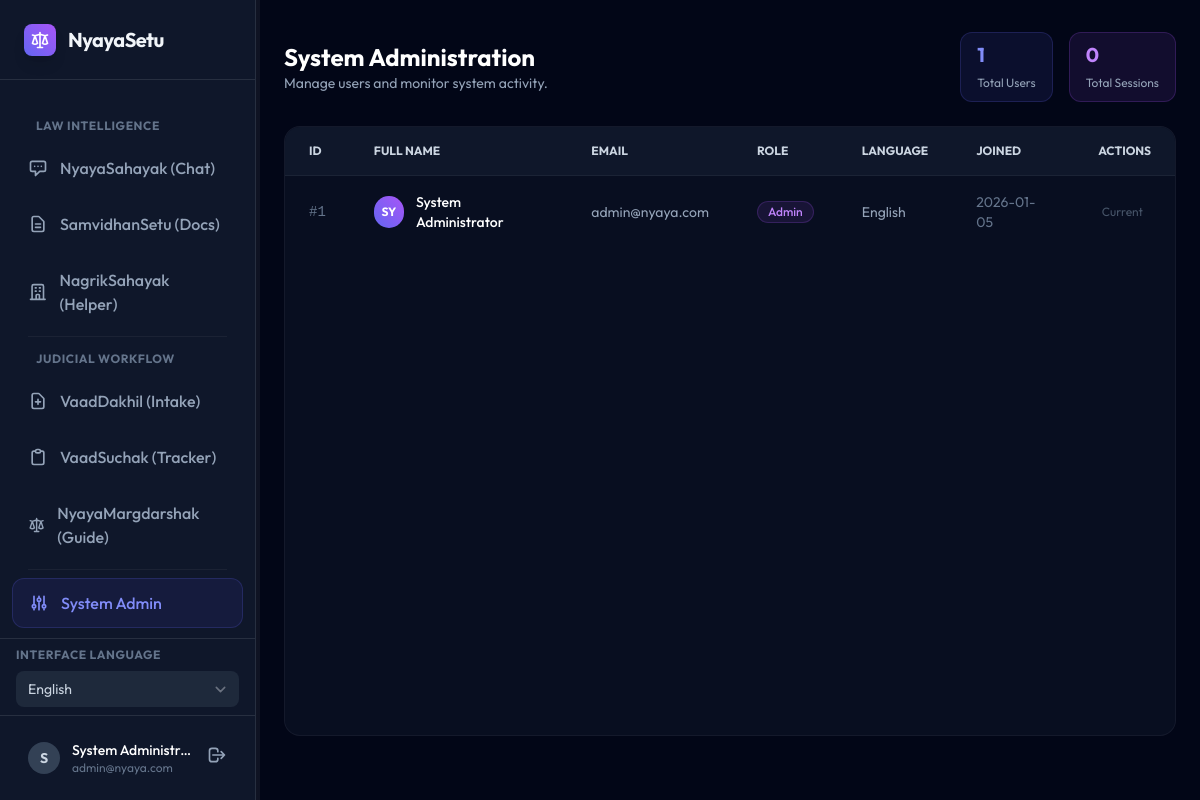
The app's page /admin-dashboard (signed in), older data.
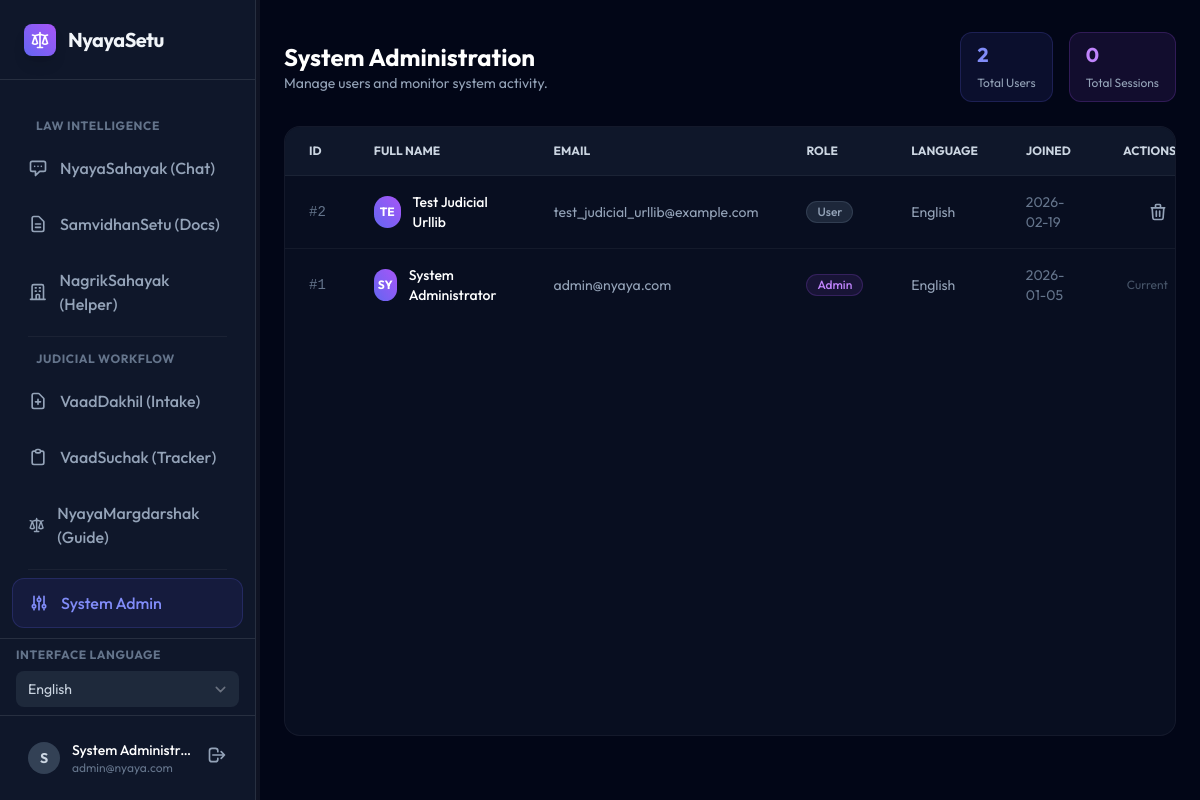
The same page, newer data.
### backend/models.py (models this page shows)
class User(Base):
    __tablename__ = "users"
    id = Column(Integer, primary_key=True, index=True)
    email = Column(String, unique=True, index=True)
    full_name = Column(String)
    hashed_password = Column(String)
    is_active = Column(Boolean, default=True)
    role = Column(String, default=UserRole.USER.value)
    preferred_language = Column(String, default="en") # en, hi, bn, te
    created_at = Column(DateTime, default=datetime.utcnow)
    chats = relationship("ChatSession", back_populates="owner")
    judicial_chats = relationship("JudicialChatSession", back_populates="owner")
    cases = relationship("Case", back_populates="owner")

### backend/routers/pages.py (the view)
@router.get("/admin-dashboard", response_class=HTMLResponse)
async def admin_page(request: Request, user: models.User = Depends(auth.get_current_user_from_cookie), db: Session = Depends(database.get_db)):
    if not user:
        return RedirectResponse(url="/login")
    if user.role != "admin":
        return RedirectResponse(url="/dashboard")
    all_users = db.query(models.User).order_by(models.User.id.desc()).all()
    total_sessions = db.query(models.UserSession).count()
    return templates.TemplateResponse("admin_dashboard.html", {
        "request": request,
        "user": user,
        "users": all_users,
        "total_sessions": total_sessions
    })

### templates/admin_dashboard.html (shortened to what the changed rows need)
{% extends "dashboard_base.html" %}
{% block content %}
<div class="h-[calc(100vh-6rem)] flex flex-col">
    <div class="mb-6 flex items-center justify-between">
        <div>
            <h1 class="text-2xl font-bold text-white">System Administration</h1>
        </div>
        <div class="flex gap-4">
            <div class="bg-indigo-500/10 border border-indigo-500/20 px-4 py-2 rounded-xl">
                <span class="block text-xl font-bold text-indigo-400">{{ users|length }}</span>
                <span class="text-xs text-slate-400">Total Users</span>
            </div>
        </div>
    </div>
    <div class="flex-1 bg-slate-900/50 border border-white/5 rounded-2xl overflow-hidden flex flex-col">
        <div class="overflow-x-auto">
            <table class="w-full text-left text-sm text-slate-400">
                <thead class="bg-slate-900 border-b border-white/5 text-xs uppercase font-semibold text-slate-300">
                    <tr>
                        <th class="px-6 py-4">ID</th>
                        <th class="px-6 py-4">Full Name</th>
                        <th class="px-6 py-4">Email</th>
                        <th class="px-6 py-4">Role</th>
                        <th class="px-6 py-4">Language</th>
                        <th class="px-6 py-4">Joined</th>
                        <th class="px-6 py-4 text-right">Actions</th>
                    </tr>
                </thead>
                <tbody class="divide-y divide-white/5">
                    {% for u in users %}
                    <tr class="hover:bg-white/5 transition-colors">
                        <td class="px-6 py-4 font-mono text-slate-500">#{{ u.id }}</td>
                        <td class="px-6 py-4 font-medium text-white flex items-center gap-3">
                            <div
                                class="w-8 h-8 rounded-full bg-gradient-to-tr from-indigo-500 to-purple-500 flex items-center justify-center text-xs font-bold text-white">
                                {{ u.full_name[:2].upper() }}
                            </div>
                            {{ u.full_name }}
                        </td>
                        <td class="px-6 py-4">{{ u.email }}</td>
                        <td class="px-6 py-4">
                            {% if u.role == 'admin' %}
                            <span
                                class="inline-flex items-center px-2.5 py-0.5 rounded-full text-xs font-medium bg-purple-500/10 text-purple-400 border border-purple-500/20">
                                Admin
                            </span>
                            {% else %}
                            <span
                                class="inline-flex items-center px-2.5 py-0.5 rounded-full text-xs font-medium bg-slate-700/50 text-slate-400 border border-slate-600/50">
                                User
                            </span>
                            {% endif %}
                        </td>
                        <td class="px-6 py-4">
                            {% if u.preferred_language == 'hi' %} Hindi
                            {% elif u.preferred_language == 'bn' %} Bengali
                            {% elif u.preferred_language == 'te' %} Telugu
                            {% else %} English {% endif %}
                        </td>
                        <td class="px-6 py-4 text-slate-500">
                            {{ u.created_at.strftime('%Y-%m-%d') if u.created_at else 'N/A' }}
                        </td>
                        <td class="px-6 py-4 text-right">
                            {% if u.id != user.id %}
                            <button onclick="deleteUser({{ u.id }}, '{{ u.email }}')"
                                class="text-slate-400 hover:text-red-400 hover:bg-red-400/10 p-2 rounded-lg transition-colors"
                                title="Delete User">
                                <svg xmlns="http://www.w3.org/2000/svg" class="h-5 w-5" fill="none" viewBox="0 0 24 24"
                                    stroke="currentColor">
                                    <path stroke-linecap="round" stroke-linejoin="round" stroke-width="2"
                                        d="M19 7l-.867 12.142A2 2 0 0116.138 21H7.862a2 2 0 01-1.995-1.858L5 7m5 4v6m4-6v6m1-10V4a1 1 0 00-1-1h-4a1 1 0 00-1 1v3M4 7h16" />
                                </svg>
                            </button>
                            {% else %}
                            <span class="text-xs text-slate-600 block px-2 py-2">Current</span>
                            {% endif %}
                        </td>
                    </tr>
                    {% endfor %}
                </tbody>
            </table>
        </div>
    </div>
</div>
{% endblock %}

### templates/dashboard_base.html (shortened to what the changed rows need)
<!DOCTYPE html>
<html lang="en">
<head>
    <script src="https://cdn.tailwindcss.com?plugins=forms,typography,aspect-ratio,line-clamp"></script>
</head>
<body class="bg-slate-950 text-slate-100 flex h-screen overflow-hidden antialiased">
    <aside id="main-sidebar"
        class="w-64 bg-slate-900 border-r border-white/10 flex-shrink-0 flex flex-col transition-all duration-300">
        <div class="p-4 border-t border-white/10">
            <div class="flex items-center gap-3 px-3 py-2">
                <div
                    class="w-8 h-8 rounded-full bg-slate-700 flex items-center justify-center text-sm font-bold text-slate-300">
                    {{ user.full_name[0] if user.full_name else 'U' }}
                </div>
                <div class="flex-1 min-w-0">
                    <p class="text-sm font-medium text-white truncate">{{ user.full_name }}</p>
                    <p class="text-xs text-slate-500 truncate">{{ user.email }}</p>
                </div>
                <form action="/logout" method="post">
                    <button type="submit" class="text-slate-400 hover:text-red-400 transition-colors" title="Logout">
                    </button>
                </form>
            </div>
        </div>
    </aside>
    <main class="flex-1 overflow-x-hidden overflow-y-auto bg-slate-950 relative">
        <div class="max-w-7xl mx-auto px-6 py-8">
            {% block content %}{% endblock %}
        </div>
    </main>
</body>
</html>

Row changes from the older to the newer data that the page shows:
added User: id "2", full_name "TE", full_name "Test Judicial Urllib", email "test_judicial_urllib@example.com", role "User", preferred_language "English", created_at "2026-02-19"
Text that changed along with them:
{{ users|length }}: "1" → "2"
